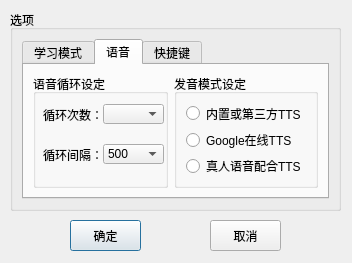
<?xml version="1.0" encoding="UTF-8"?>
<ui version="4.0">
 <class>LearnWordConfigDialog</class>
 <widget class="QDialog" name="LearnWordConfigDialog">
  <property name="geometry">
   <rect>
    <x>0</x>
    <y>0</y>
    <width>352</width>
    <height>263</height>
   </rect>
  </property>
  <property name="windowTitle">
   <string>    配置   </string>
  </property>
  <property name="windowIcon">
   <iconset resource="rc.qrc">
    <normaloff>:/new/prefix1/rc/actions/gear.png</normaloff>:/new/prefix1/rc/actions/gear.png</iconset>
  </property>
  <widget class="QPushButton" name="OKButton">
   <property name="geometry">
    <rect>
     <x>70</x>
     <y>220</y>
     <width>71</width>
     <height>31</height>
    </rect>
   </property>
   <property name="text">
    <string>确定</string>
   </property>
   <property name="icon">
    <iconset resource="rc.qrc">
     <normaloff>:/new/prefix1/rc/actions/apply.png</normaloff>:/new/prefix1/rc/actions/apply.png</iconset>
   </property>
  </widget>
  <widget class="QGroupBox" name="ConfigGroupBox">
   <property name="geometry">
    <rect>
     <x>10</x>
     <y>10</y>
     <width>331</width>
     <height>201</height>
    </rect>
   </property>
   <property name="title">
    <string>选项</string>
   </property>
   <layout class="QGridLayout" name="gridLayout_2">
    <item row="0" column="0">
     <widget class="QTabWidget" name="ConfigTabWidget">
      <property name="focusPolicy">
       <enum>Qt::NoFocus</enum>
      </property>
      <property name="tabPosition">
       <enum>QTabWidget::North</enum>
      </property>
      <property name="tabShape">
       <enum>QTabWidget::Rounded</enum>
      </property>
      <property name="currentIndex">
       <number>1</number>
      </property>
      <property name="iconSize">
       <size>
        <width>24</width>
        <height>24</height>
       </size>
      </property>
      <property name="elideMode">
       <enum>Qt::ElideMiddle</enum>
      </property>
      <widget class="QWidget" name="LearnTab">
       <attribute name="icon">
        <iconset resource="rc.qrc">
         <normaloff>:/new/prefix1/rc/actions/configure_shortcuts.png</normaloff>:/new/prefix1/rc/actions/configure_shortcuts.png</iconset>
       </attribute>
       <attribute name="title">
        <string>学习模式</string>
       </attribute>
       <widget class="QGroupBox" name="LearnMethodGroupBox">
        <property name="geometry">
         <rect>
          <x>10</x>
          <y>10</y>
          <width>111</width>
          <height>111</height>
         </rect>
        </property>
        <property name="title">
         <string>学习方式</string>
        </property>
        <widget class="QComboBox" name="LearnMethodComboBox">
         <property name="geometry">
          <rect>
           <x>10</x>
           <y>60</y>
           <width>91</width>
           <height>22</height>
          </rect>
         </property>
         <property name="currentIndex">
          <number>-1</number>
         </property>
         <item>
          <property name="text">
           <string>出词忆义</string>
          </property>
         </item>
         <item>
          <property name="text">
           <string>出义忆词</string>
          </property>
         </item>
         <item>
          <property name="text">
           <string>听音辨词</string>
          </property>
         </item>
        </widget>
        <widget class="QLabel" name="LearnLabel">
         <property name="geometry">
          <rect>
           <x>10</x>
           <y>30</y>
           <width>91</width>
           <height>16</height>
          </rect>
         </property>
         <property name="text">
          <string>学习方式选择：</string>
         </property>
        </widget>
       </widget>
       <widget class="QGroupBox" name="OutGroupBox">
        <property name="geometry">
         <rect>
          <x>130</x>
          <y>10</y>
          <width>161</width>
          <height>51</height>
         </rect>
        </property>
        <property name="title">
         <string>出词顺序</string>
        </property>
        <widget class="QRadioButton" name="OutOrderlyRadioButton">
         <property name="geometry">
          <rect>
           <x>20</x>
           <y>20</y>
           <width>51</width>
           <height>21</height>
          </rect>
         </property>
         <property name="text">
          <string>顺序</string>
         </property>
        </widget>
        <widget class="QRadioButton" name="OutRandomRadioButton">
         <property name="geometry">
          <rect>
           <x>100</x>
           <y>20</y>
           <width>51</width>
           <height>21</height>
          </rect>
         </property>
         <property name="text">
          <string>随机</string>
         </property>
         <property name="checked">
          <bool>true</bool>
         </property>
        </widget>
       </widget>
       <widget class="QGroupBox" name="ReviewGroupBox">
        <property name="geometry">
         <rect>
          <x>130</x>
          <y>70</y>
          <width>161</width>
          <height>51</height>
         </rect>
        </property>
        <property name="title">
         <string>复习顺序</string>
        </property>
        <widget class="QRadioButton" name="ReviewOrderlyRadioButton">
         <property name="geometry">
          <rect>
           <x>20</x>
           <y>20</y>
           <width>51</width>
           <height>21</height>
          </rect>
         </property>
         <property name="text">
          <string>顺序</string>
         </property>
        </widget>
        <widget class="QRadioButton" name="ReviewRandomRadioButton">
         <property name="geometry">
          <rect>
           <x>100</x>
           <y>20</y>
           <width>51</width>
           <height>21</height>
          </rect>
         </property>
         <property name="text">
          <string>随机</string>
         </property>
         <property name="checked">
          <bool>true</bool>
         </property>
        </widget>
       </widget>
      </widget>
      <widget class="QWidget" name="SoundTab">
       <attribute name="icon">
        <iconset resource="rc.qrc">
         <normaloff>:/new/prefix1/rc/actions/speaker.png</normaloff>:/new/prefix1/rc/actions/speaker.png</iconset>
       </attribute>
       <attribute name="title">
        <string>语音</string>
       </attribute>
       <layout class="QGridLayout" name="gridLayout_3">
        <item row="0" column="1">
         <widget class="QGroupBox" name="SpeakMethodeGroupBox">
          <property name="title">
           <string>发音模式设定</string>
          </property>
          <property name="flat">
           <bool>false</bool>
          </property>
          <layout class="QGridLayout" name="gridLayout">
           <item row="0" column="0" colspan="2">
            <widget class="QRadioButton" name="TTSRadioButton">
             <property name="text">
              <string>内置或第三方TTS</string>
             </property>
            </widget>
           </item>
           <item row="1" column="0" colspan="2">
            <widget class="QRadioButton" name="OnlineRadioButton">
             <property name="text">
              <string>Google在线TTS</string>
             </property>
            </widget>
           </item>
           <item row="2" column="0" colspan="2">
            <widget class="QRadioButton" name="Real_TTSRadioButton">
             <property name="text">
              <string>真人语音配合TTS</string>
             </property>
             <property name="checkable">
              <bool>true</bool>
             </property>
            </widget>
           </item>
          </layout>
         </widget>
        </item>
        <item row="0" column="0">
         <widget class="QGroupBox" name="CircleGroupBox">
          <property name="title">
           <string>语音循环设定</string>
          </property>
          <widget class="QLabel" name="TimeLabel">
           <property name="geometry">
            <rect>
             <x>10</x>
             <y>30</y>
             <width>60</width>
             <height>21</height>
            </rect>
           </property>
           <property name="text">
            <string>循环次数：</string>
           </property>
          </widget>
          <widget class="QComboBox" name="TimeComboBox">
           <property name="geometry">
            <rect>
             <x>70</x>
             <y>30</y>
             <width>61</width>
             <height>20</height>
            </rect>
           </property>
           <property name="currentIndex">
            <number>-1</number>
           </property>
           <item>
            <property name="text">
             <string>1</string>
            </property>
           </item>
           <item>
            <property name="text">
             <string>2</string>
            </property>
           </item>
           <item>
            <property name="text">
             <string>3</string>
            </property>
           </item>
           <item>
            <property name="text">
             <string>4</string>
            </property>
           </item>
           <item>
            <property name="text">
             <string>5</string>
            </property>
           </item>
          </widget>
          <widget class="QLabel" name="IntervalLabel">
           <property name="geometry">
            <rect>
             <x>10</x>
             <y>70</y>
             <width>60</width>
             <height>21</height>
            </rect>
           </property>
           <property name="text">
            <string>循环间隔：</string>
           </property>
          </widget>
          <widget class="QComboBox" name="IntervalComboBox">
           <property name="geometry">
            <rect>
             <x>70</x>
             <y>70</y>
             <width>61</width>
             <height>20</height>
            </rect>
           </property>
           <property name="currentIndex">
            <number>0</number>
           </property>
           <item>
            <property name="text">
             <string>500</string>
            </property>
           </item>
           <item>
            <property name="text">
             <string>800</string>
            </property>
           </item>
           <item>
            <property name="text">
             <string>1000</string>
            </property>
           </item>
           <item>
            <property name="text">
             <string>1300</string>
            </property>
           </item>
           <item>
            <property name="text">
             <string>1600</string>
            </property>
           </item>
           <item>
            <property name="text">
             <string>2000</string>
            </property>
           </item>
          </widget>
         </widget>
        </item>
       </layout>
      </widget>
      <widget class="QWidget" name="ShortcutsTab">
       <attribute name="icon">
        <iconset resource="rc.qrc">
         <normaloff>:/new/prefix1/rc/actions/transform_move.png</normaloff>:/new/prefix1/rc/actions/transform_move.png</iconset>
       </attribute>
       <attribute name="title">
        <string>快捷键</string>
       </attribute>
       <widget class="QLabel" name="RememLabel">
        <property name="geometry">
         <rect>
          <x>10</x>
          <y>20</y>
          <width>31</width>
          <height>20</height>
         </rect>
        </property>
        <property name="text">
         <string>记得：</string>
        </property>
       </widget>
       <widget class="QLineEdit" name="RememLineEdit">
        <property name="geometry">
         <rect>
          <x>50</x>
          <y>20</y>
          <width>31</width>
          <height>21</height>
         </rect>
        </property>
        <property name="font">
         <font>
          <family>Arial</family>
          <pointsize>10</pointsize>
          <weight>75</weight>
          <bold>true</bold>
         </font>
        </property>
        <property name="text">
         <string/>
        </property>
       </widget>
       <widget class="QLabel" name="ObscureLabel">
        <property name="geometry">
         <rect>
          <x>110</x>
          <y>20</y>
          <width>31</width>
          <height>20</height>
         </rect>
        </property>
        <property name="text">
         <string>模糊：</string>
        </property>
       </widget>
       <widget class="QLineEdit" name="ObscureLineEdit">
        <property name="geometry">
         <rect>
          <x>150</x>
          <y>20</y>
          <width>31</width>
          <height>20</height>
         </rect>
        </property>
        <property name="font">
         <font>
          <family>Arial</family>
          <pointsize>10</pointsize>
          <weight>75</weight>
          <bold>true</bold>
         </font>
        </property>
        <property name="text">
         <string/>
        </property>
       </widget>
       <widget class="QLabel" name="ForgetLabel">
        <property name="geometry">
         <rect>
          <x>210</x>
          <y>20</y>
          <width>31</width>
          <height>20</height>
         </rect>
        </property>
        <property name="text">
         <string>忘记：</string>
        </property>
       </widget>
       <widget class="QLineEdit" name="ForgetLineEdit">
        <property name="geometry">
         <rect>
          <x>250</x>
          <y>20</y>
          <width>31</width>
          <height>20</height>
         </rect>
        </property>
        <property name="font">
         <font>
          <family>Arial</family>
          <pointsize>10</pointsize>
          <weight>75</weight>
          <bold>true</bold>
         </font>
        </property>
        <property name="text">
         <string/>
        </property>
       </widget>
       <widget class="QLabel" name="RightLabel">
        <property name="geometry">
         <rect>
          <x>10</x>
          <y>61</y>
          <width>31</width>
          <height>20</height>
         </rect>
        </property>
        <property name="text">
         <string>正确：</string>
        </property>
       </widget>
       <widget class="QLineEdit" name="RightLineEdit">
        <property name="geometry">
         <rect>
          <x>50</x>
          <y>60</y>
          <width>31</width>
          <height>20</height>
         </rect>
        </property>
        <property name="font">
         <font>
          <family>Arial</family>
          <pointsize>10</pointsize>
          <weight>75</weight>
          <bold>true</bold>
         </font>
        </property>
        <property name="text">
         <string/>
        </property>
       </widget>
       <widget class="QLabel" name="WrongLabel">
        <property name="geometry">
         <rect>
          <x>110</x>
          <y>61</y>
          <width>31</width>
          <height>20</height>
         </rect>
        </property>
        <property name="text">
         <string>错误：</string>
        </property>
       </widget>
       <widget class="QLineEdit" name="WrongLineEdit">
        <property name="geometry">
         <rect>
          <x>150</x>
          <y>60</y>
          <width>31</width>
          <height>20</height>
         </rect>
        </property>
        <property name="font">
         <font>
          <family>Arial</family>
          <pointsize>10</pointsize>
          <weight>75</weight>
          <bold>true</bold>
         </font>
        </property>
        <property name="text">
         <string/>
        </property>
       </widget>
       <widget class="QLabel" name="SoundLabel">
        <property name="geometry">
         <rect>
          <x>10</x>
          <y>101</y>
          <width>31</width>
          <height>20</height>
         </rect>
        </property>
        <property name="text">
         <string>语音：</string>
        </property>
       </widget>
       <widget class="QLineEdit" name="SoundLineEdit">
        <property name="geometry">
         <rect>
          <x>50</x>
          <y>100</y>
          <width>31</width>
          <height>20</height>
         </rect>
        </property>
        <property name="font">
         <font>
          <family>Arial</family>
          <pointsize>10</pointsize>
          <weight>75</weight>
          <bold>true</bold>
         </font>
        </property>
        <property name="text">
         <string/>
        </property>
       </widget>
       <widget class="QLabel" name="NextLabel">
        <property name="geometry">
         <rect>
          <x>110</x>
          <y>100</y>
          <width>31</width>
          <height>21</height>
         </rect>
        </property>
        <property name="text">
         <string>下个：</string>
        </property>
       </widget>
       <widget class="QLineEdit" name="NextLineEdit">
        <property name="geometry">
         <rect>
          <x>150</x>
          <y>100</y>
          <width>31</width>
          <height>20</height>
         </rect>
        </property>
        <property name="font">
         <font>
          <family>Arial</family>
          <pointsize>10</pointsize>
          <weight>75</weight>
          <bold>true</bold>
         </font>
        </property>
        <property name="text">
         <string/>
        </property>
       </widget>
       <widget class="QLabel" name="ConfigLabel">
        <property name="geometry">
         <rect>
          <x>210</x>
          <y>100</y>
          <width>31</width>
          <height>21</height>
         </rect>
        </property>
        <property name="text">
         <string>配置：</string>
        </property>
       </widget>
       <widget class="QLineEdit" name="ConfigLineEdit">
        <property name="geometry">
         <rect>
          <x>250</x>
          <y>100</y>
          <width>31</width>
          <height>20</height>
         </rect>
        </property>
        <property name="font">
         <font>
          <family>Arial</family>
          <pointsize>10</pointsize>
          <weight>75</weight>
          <bold>true</bold>
         </font>
        </property>
        <property name="text">
         <string/>
        </property>
       </widget>
       <widget class="QLabel" name="EditWordLabel">
        <property name="geometry">
         <rect>
          <x>210</x>
          <y>61</y>
          <width>31</width>
          <height>20</height>
         </rect>
        </property>
        <property name="text">
         <string>编辑：</string>
        </property>
       </widget>
       <widget class="QLineEdit" name="EditWordLineEdit">
        <property name="geometry">
         <rect>
          <x>250</x>
          <y>60</y>
          <width>31</width>
          <height>20</height>
         </rect>
        </property>
        <property name="font">
         <font>
          <family>Arial</family>
          <pointsize>10</pointsize>
          <weight>75</weight>
          <bold>true</bold>
         </font>
        </property>
       </widget>
      </widget>
     </widget>
    </item>
   </layout>
  </widget>
  <widget class="QPushButton" name="QuitButton">
   <property name="geometry">
    <rect>
     <x>210</x>
     <y>220</y>
     <width>71</width>
     <height>31</height>
    </rect>
   </property>
   <property name="text">
    <string>取消</string>
   </property>
   <property name="icon">
    <iconset resource="rc.qrc">
     <normaloff>:/new/prefix1/rc/actions/dialog_cancel.png</normaloff>:/new/prefix1/rc/actions/dialog_cancel.png</iconset>
   </property>
  </widget>
 </widget>
 <resources>
  <include location="rc.qrc"/>
 </resources>
 <connections/>
</ui>
